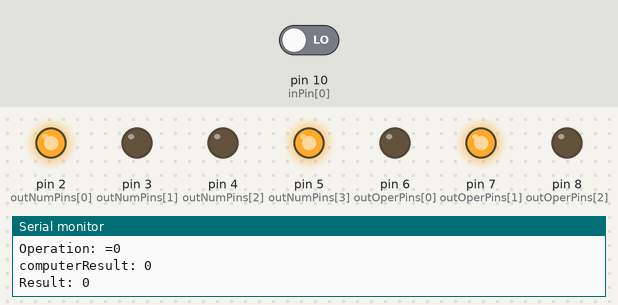
Simulated run of this sketch. Board: Arduino Uno, built with avr-gcc and run on an emulated ATmega328P. On the bench: output pins drawn as LEDs (lit = HIGH), the last lines printed to the serial monitor. The test bench sets the inputs (shaded band); at power-on: pin 10 (inPin[0]) LOW. Random numbers use the default seed unless the sketch sets one.

Above: at 0.1 s.
At 1.8 s:
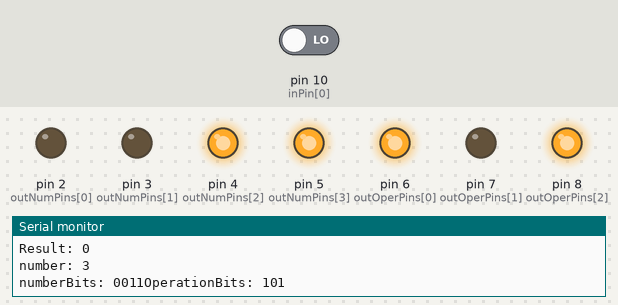
At 3.7 s:
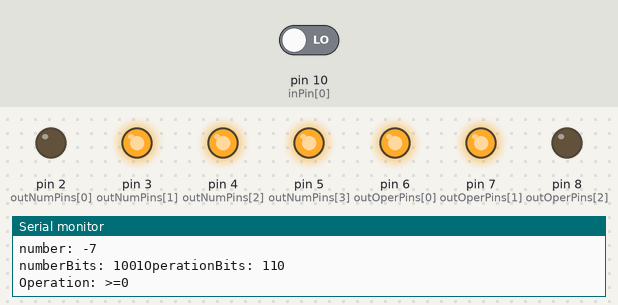
At 5.5 s:
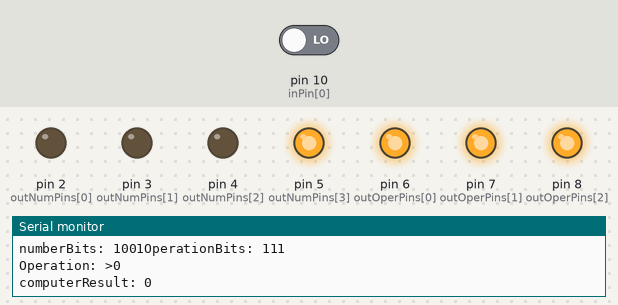
At 10.7 s:
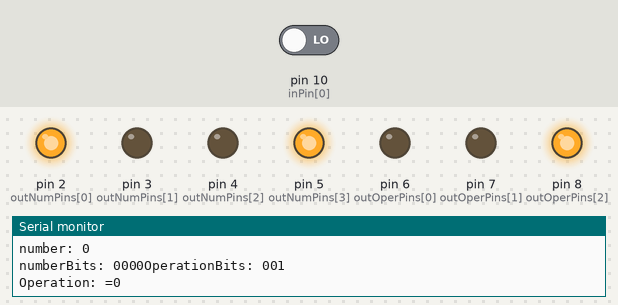
At 19.6 s:
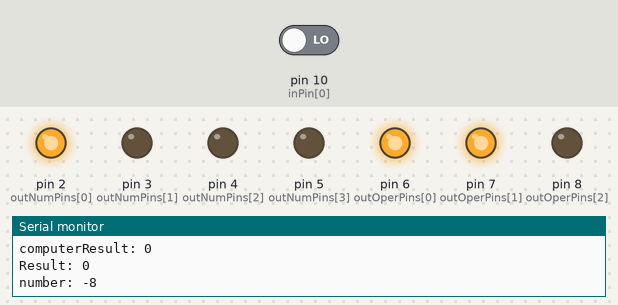
Timing chart, 0 to 21.1 s (numbered marks = the images above):
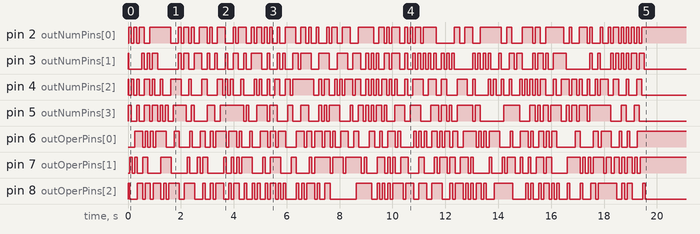

The sketch:

Condition_test.ino
```cpp
const byte numOutNumPins = 7; // количество выходных сигналов
const byte numOutOperPins = 3; // количество выходных управляющих сигналов
const byte numInNumPins = 1; // количество входных сигналов

byte outNumPins[] = {2, 3, 4, 5}; // выходные пины для подачи числа для проверки условий
byte outOperPins[] = {6, 7, 8}; // выходные пины для управляющих сигналов

byte inPin[] = {10}; // входной пин результата работа платы

String operations[] = {"0", "=0", "<0", "<=0", "1", "!=0", ">=0", ">0"}; // строковые представления поддерживаемых операций

// коды поддерживаемых операций
byte operationsBits[][3] = {{0, 0, 0}, {0, 0, 1}, {0, 1, 0}, {0, 1, 1},
                            {1, 0, 0}, {1, 0, 1}, {1, 1, 0}, {1, 1, 1}};
// побитовые представления поддерживаемых чисел
byte numberBits[][4] = {  {0, 0, 0, 0}, {0, 0, 0, 1}, {0, 0, 1, 0}, {0, 0, 1, 1},
                          {0, 1, 0, 0}, {0, 1, 0, 1}, {0, 1, 1, 0}, {0, 1, 1, 1},
                          {1, 0, 0, 0}, {1, 0, 0, 1}, {1, 0, 1, 0}, {1, 0, 1, 1},
                          {1, 1, 0, 0}, {1, 1, 0, 1}, {1, 1, 1, 0}, {1, 1, 1, 1}};
int numberArr[] = {0, 1, 2, 3, 4, 5, 6, 7, -8, -7, -6, -5, -4, -3, -2, -1}; // массив поддерживаемых чисел

struct ConditionTest{

  byte numberIdx; // индекс в массиве поддерживаемых чисел
  byte nBits[4]; // побитовое представление числа, переданного для проверки условий
  int number; // число для проверки условий

  byte operationIdx; // индекс в массиве поддерживаемых операций
  byte oBits[3]; // побитовое представление операции

  bool result; // точный результат
  bool computerResult;// результат работы схемы проверки условий

  void test(int numOfTests, byte* outNumPins, byte* outOperPins){
    int successTest = 0; // переменная для подсчета пройденных тестов
    int failTest = 0; // переменная для подсчета провальных тестов

     // основной цикл тестирования
    for(int i = 0; i < numOfTests; ++i){
        numberIdx = random(16); // получение случайного индекса
        // получение битов текущего числа
        memcpy(nBits, numberBits[numberIdx], 4 * sizeof(byte));
        number = numberArr[numberIdx]; // запись текущего числа, по полученному индексу
        // подача числа на плату
        for(int i = 0; i < 4 ; ++i){
          digitalWrite(outNumPins[i], nBits[i]);
        }
        printNumBits(); // вывод двоичного представления подаваемого числа

        operationIdx = random(8); // получение случайного индекса поддерживаемых операций
         // получение кода текущей операции
        memcpy(oBits, operationsBits[operationIdx], 3 * sizeof(byte));
         // подача кода операции на схемы проверки условий
        for(int i = 0; i < 3 ; ++i){
          digitalWrite(outOperPins[i], oBits[i]);
        }
        printOperBits(); // вывод кода текущей операции
        switch(operationIdx){
          case 0:
            result = false;
            break;
          case 1:
            result = (number == 0);
            break;
          case 2:
            result = (number < 0);
            break;
          case 3:
            result = (number <= 0);
            break;
          case 4:
            result = true;
            break;
          case 5:
            result = (number != 0);
            break;
          case 6:
            result = (number >= 0);
            break;
          case 7:
            result = (number > 0);
            break;
        }
        printResults(); // вывод точного результата, и результата полученного от схемы проверки условий
        // проверка правильности результата
        if(result == computerResult){
          successTest++;
        }else{
          failTest++;
        }
    }
     // вывод количества верных тестов
    Serial.print("SUCCESS Test: ");
    Serial.print(successTest);
    Serial.print("/ ");
    Serial.println(numOfTests);
  }

   // функция вывода результатов
  void printResults(){
    bitWrite(computerResult, 0, digitalRead(inPin[0]));
    Serial.print("computerResult: ");
    Serial.println(computerResult);
    Serial.print("Result: ");
    Serial.println(result);
  }
  // функций вывода кода подаваемого числа
  void printNumBits(){
    Serial.println();
    Serial.print("number: ");
    Serial.println(numberArr[numberIdx]);
    Serial.print("numberBits: ");
    for(int i = 0; i < 4 ; ++i){
      Serial.print(bitRead(number, 3 - i));
    }
    }
  // вывод кода операции
  void printOperBits(){
    Serial.print("OperationBits: ");
    for(int i = 0; i < numOutOperPins ; ++i){
      Serial.print(oBits[i]);
    }
    Serial.println();
    Serial.print("Operation: ");
    Serial.print(operations[operationIdx]);
    Serial.println();
  }

};

ConditionTest cTest;

void setup() {
  Serial.begin(9600);
  // установка выходных пинов для подачи числа в режим OUTPUT
  for(int i = 0; i < numOutNumPins; ++i){
    pinMode(outNumPins[i], OUTPUT);
  }
// установка выходных пинов для подачи управляющих сигналов в режим OUTPUT
  for(int i = 0; i < numOutOperPins; ++i){
    pinMode(outOperPins[i], OUTPUT);
  }
  // установка входного пина в режим INPUT
for(int i = 0; i < numInNumPins; ++i){
    pinMode(inPin[i], INPUT);
  }
  // запуск тестов
  cTest.test(200, outNumPins, outOperPins);
}
```
